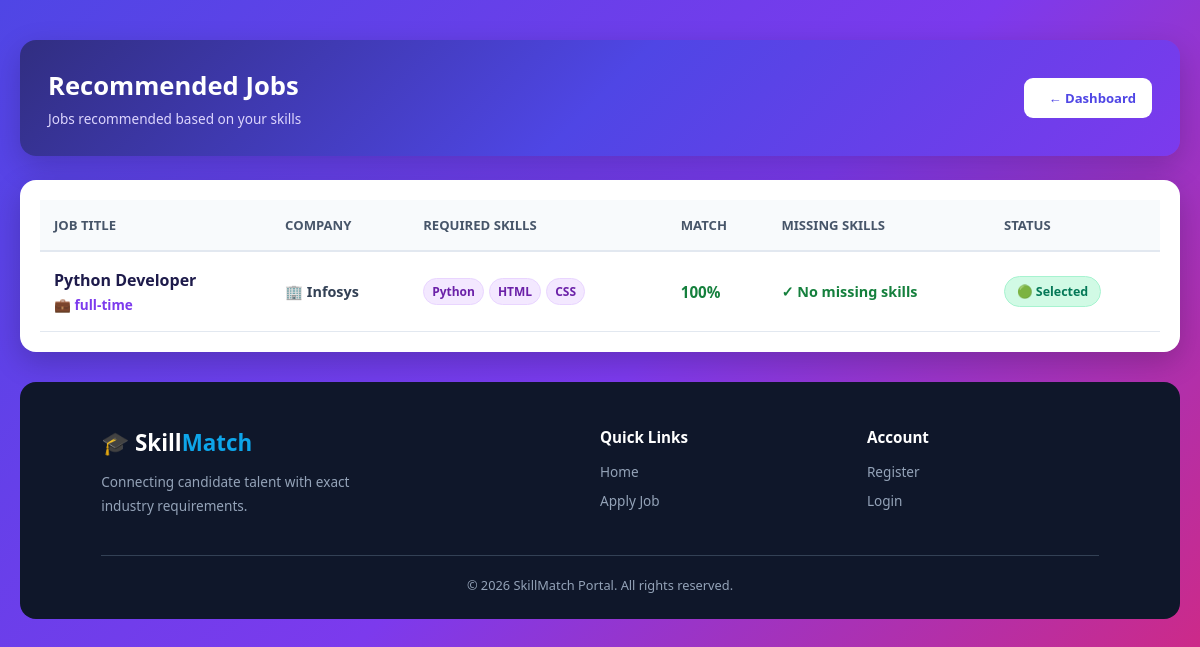
The app's page /candidate/recommended_jobs/ (signed in) with its own data.
### app/models.py (models this page shows)
class Job(models.Model):
    recruiter = models.ForeignKey(RecruiterProfile, on_delete=models.CASCADE, related_name='jobs', null=True,
    blank=True)
    title = models.CharField(max_length=200)
    company = models.CharField(max_length=200)
    location = models.CharField(max_length=100)
    experience = models.CharField(max_length=100, blank=True)
    jobtype = models.CharField(max_length=100,blank=True)
    education = models.CharField(max_length=100,blank=True)
    description = models.TextField()
    lastdate = models.DateField(null=True, blank=True)
    required_skills = models.ManyToManyField(Skill, blank=True)
    salary = models.CharField(max_length=100, blank=True)
    created_at = models.DateTimeField(auto_now_add=True)
    is_active = models.BooleanField(default=True)

class Skill(models.Model):
    name = models.CharField(max_length=100, unique=True)

### app/views.py (the view)
@login_required
def recommended_jobs(request):
    profile = get_object_or_404(
        CandidateProfile,
        user=request.user
    )
    applications = (
        Application.objects
        .filter(
            candidate=profile, job__is_active=True,
            match_percentage__gt=50
        )
        .select_related('job')
        .prefetch_related('job__required_skills')
        .order_by('-match_percentage')
    )
    recommended_jobs = []
    candidate_skills = set(
        skill.name.strip().lower()
        for skill in profile.skills.all()
    )
    for application in applications:
        job = application.job
        job_skills = set(
            skill.name.strip().lower()
            for skill in job.required_skills.all()
        )
        missing_skills = job_skills - candidate_skills
        recommended_jobs.append({
            'job': job,
            'match_percentage': application.match_percentage,
            'missing_skills': missing_skills,
            'status': application.status,
        })
    return render(
        request,
        'candidate/recommended_jobs.html',
        {
            'recommended_jobs': recommended_jobs,
        }
    )

### app/templates/candidate/recommended_jobs.html (shortened to what this page needs)
<!DOCTYPE html>
<html lang="en">
<head>
</head>
<body>
<div class="container">
    <header class="header">
        <div class="welcome-content">
            <div>
                <h1>Recommended Jobs</h1>
                <p>Jobs recommended based on your skills</p>
            </div>
            <a href="{% url 'candidate_dashboard' %}" class="back-btn">
                       ← Dashboard
                    </a>
        </div>
    </header>
    {% if recommended_jobs %}
    <div class="table-card">
        <table>
            <thead>
                <tr>
                    <th>
                        Job Title
                    </th>
                    <th>
                        Company
                    </th>
                    <th>
                        Required Skills
                    </th>
                    <th>
                        Match
                    </th>
                    <th>
                        Missing Skills
                    </th>
                    <th>
                        Status
                    </th>
                </tr>
            </thead>
            <tbody>
            {% for item in recommended_jobs %}
                <tr>
                    <td>
                        <div class="job-title">
                            {{ item.job.title }}
                        </div>
                        <div class="company">
                            💼 {{ item.job.jobtype }}
                        </div>
                    </td>
                    <td>
                        <strong>
                            🏢 {{ item.job.company }}
                        </strong>
                    </td>
                    <td>
                        <div class="skills">
                            {% for skill in item.job.required_skills.all %}
                                <span class="skill">
                                    {{ skill.name }}
                                </span>
                            {% empty %}
                                <span>
                                    No skills specified
                                </span>
                            {% endfor %}
                        </div>
                    </td>
                    <td>
                        {% if item.match_percentage >= 70 %}
                            <span class="match match-high">
                                {{ item.match_percentage }}%
                            </span>
                        {% elif item.match_percentage >= 40 %}
                            <span class="match match-medium">
                                {{ item.match_percentage }}%
                            </span>
                        {% else %}
                            <span class="match match-low">
                                {{ item.match_percentage }}%
                            </span>
                        {% endif %}
                    </td>
                    <td>
                        <div class="missing-skills">
                            {% for skill in item.missing_skills %}
                                <span class="missing">
                                    {{ skill|title }}
                                </span>
                            {% empty %}
                                <span class="no-missing">
                                    ✓ No missing skills
                                </span>
                            {% endfor %}
                        </div>
                    </td>
                    <td>
                        {% if item.status == 'Selected' %}
                            <span class="status status-selected">
                                🟢 Selected
                            </span>
                        {% elif item.status == 'Rejected' %}
                            <span class="status status-rejected">
                                🔴 Rejected
                            </span>
                        {% elif item.status == 'Shortlisted' %}
                            <span class="status status-shortlisted">
                                🔵 Shortlisted
                            </span>
                        {% elif item.status == 'Applied' %}
                            <span class="status status-applied">
                                🟡 Applied
                            </span>
                        {% else %}
                            <span class="status status-not-applied">
                                ⚪ Not Applied
                            </span>
                        {% endif %}
                    </td>
                </tr>
            {% endfor %}
            </tbody>
        </table>
    </div>
    {% endif %}
</div>
<footer class="footer">
    <div class="footer-container">
        <div class="footer-logo">
            🎓 Skill<span>Match</span>
            <p>
                Connecting candidate talent with exact industry requirements.
            </p>
        </div>
        <div class="footer-links">
            <h4>Quick Links</h4>
            <a href="{% url 'home' %}">Home</a>
            <a href="{% url 'jobsearch' %}">Apply Job</a>
        </div>
        <div class="footer-links">
            <h4>Account</h4>
            <a href="{% url 'register' %}">Register</a>
            <a href="{% url 'login' %}">Login</a>
        </div>
    </div>
    <div class="footer-bottom">
        <p>&copy; 2026 SkillMatch Portal. All rights reserved.</p>
    </div>
</footer>
</body>
</html>

### app/templates/candidate/recommended_jobs.html (style rules this page uses)
* { margin: 0; padding: 0; box-sizing: border-box; }
body { font-family: 'Segoe UI', Tahoma, Geneva, Verdana, sans-serif; background: linear-gradient( 135deg, #4f46e5 0%, #7c3aed 50%, #db2777 100% ); min-height: 100vh; padding: 40px 20px; color: #334155; }
.container { width: 100%; max-width: 1200px; margin: auto; }
.table-card { background: white; border-radius: 16px; padding: 20px; box-shadow: 0 10px 30px rgba(0, 0, 0, 0.20); overflow-x: auto; }
table { width: 100%; border-collapse: collapse; min-width: 950px; }
thead { background: #f8fafc; }
th { padding: 16px 14px; text-align: left; color: #475569; font-size: 0.82rem; font-weight: 700; text-transform: uppercase; border-bottom: 2px solid #e2e8f0; white-space: nowrap; }
td { padding: 17px 14px; border-bottom: 1px solid #e2e8f0; vertical-align: middle; font-size: 0.9rem; }
tbody tr { transition: 0.2s; }
.job-title { color: #1e1b4b; font-size: 1rem; font-weight: 700; margin-bottom: 4px; }
.company { color: #7c3aed; font-size: 0.85rem; font-weight: 600; }
.skills { display: flex; flex-wrap: wrap; gap: 5px; max-width: 230px; }
.skill { background: #f3e8ff; color: #6b21a8; border: 1px solid #e9d5ff; padding: 4px 8px; border-radius: 15px; font-size: 0.75rem; font-weight: 600; }
.match { font-weight: 800; font-size: 0.95rem; }
.match-high { color: #15803d; }
.missing-skills { display: flex; flex-wrap: wrap; gap: 5px; max-width: 200px; }
.no-missing { color: #15803d; font-weight: 700; }
.status { display: inline-block; padding: 6px 12px; border-radius: 20px; font-size: 0.78rem; font-weight: 700; white-space: nowrap; }
.status-selected { background: #d1fae5; color: #047857; border: 1px solid #a7f3d0; }
.footer { width: 100%; max-width: 1200px; margin: 30px auto 0; background: #0f172a; color: white; padding: 45px 7% 25px; border-radius: 16px; }
.footer-container { display: grid; grid-template-columns: 2fr 1fr 1fr; gap: 35px; margin-bottom: 35px; }
.footer-logo { font-size: 1.4rem; font-weight: 700; }
.footer-logo span { color: #0ea5e9; }
.footer-logo p { color: #94a3b8; font-size: 0.85rem; font-weight: 400; line-height: 1.8; margin-top: 12px; max-width: 300px; }
.footer-links h4 { font-size: 0.95rem; margin-bottom: 15px; }
.footer-links a { display: block; color: #94a3b8; text-decoration: none; margin-bottom: 10px; font-size: 0.85rem; }
.footer-bottom { text-align: center; border-top: 1px solid #334155; padding-top: 20px; color: #94a3b8; font-size: 0.8rem; }
.header { background: linear-gradient(135deg, #312e81, #4f46e5, #7c3aed); color: white; padding: 28px; border-radius: 16px; margin-bottom: 24px; box-shadow: 0 10px 30px rgba(0, 0, 0, 0.18); }
.welcome-content { display: flex; justify-content: space-between; align-items: center; gap: 20px; }
.header h1 { font-size: 1.6rem; font-weight: 700; margin-bottom: 6px; }
.header p { color: #ddd6fe; font-size: 0.85rem; }
.back-btn { display: inline-flex; align-items: center; justify-content: center; gap: 8px; padding: 11px 16px; border-radius: 9px; background: #ffffff; color: #4f46e5; text-decoration: none; font-size: 0.82rem; font-weight: 600; white-space: nowrap; flex-shrink: 0; transition: 0.25s ease; }

### records on screen
Job: job "Python Developer", job.jobtype "full-time", job.company "Infosys", match_percentage "100"
Skill: name "Python"
Skill: name "HTML"
Skill: name "CSS"
